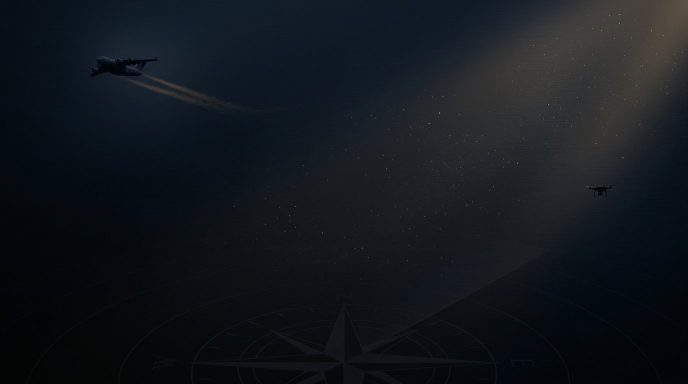
#> input picture presentation/assets/bg_cover.jpg, 1376 x 768 px (shown at 1/2 size)
$ python backgrounds.py
#> lines starting #> are read from the running program, lines starting #| are printed output that depends on the picture
# -*- coding: utf-8 -*-
"""Prepare slide backgrounds: cover-crop, darken, vignette, cover ornament."""
import os
from PIL import Image, ImageDraw, ImageEnhance, ImageFilter

BASE = os.path.dirname(os.path.dirname(os.path.abspath(__file__)))
SRC = os.path.join(BASE, 'assets')
OUT = os.path.join(SRC, 'bg')
W, H = 1920, 1080
os.makedirs(OUT, exist_ok=True)


def cover_crop(path, w=W, h=H):
    im = Image.open(path).convert('RGB')
    sw, sh = im.size
    s = max(w / float(sw), h / float(sh))
    im = im.resize((int(sw * s + 0.5), int(sh * s + 0.5)), Image.LANCZOS)
    x = (im.width - w) // 2
    y = (im.height - h) // 2
    return im.crop((x, y, x + w, y + h))


def vignette(im, strength=0.55, power=2.2):
    w, h = im.size
    mask = Image.new('L', (w, h), 0)
    d = ImageDraw.Draw(mask)
    cx, cy = w / 2.0, h / 2.0
    maxr = (cx ** 2 + cy ** 2) ** 0.5
    steps = 90
    for i in range(steps, 0, -1):
        r = maxr * i / steps
        a = int(strength * 255 * (1 - i / float(steps)) ** power)
        d.ellipse((cx - r, cy - r * 0.98, cx + r, cy + r * 0.98), fill=a)
    mask = mask.filter(ImageFilter.GaussianBlur(w // 26))
    black = Image.new('RGB', (w, h), (0, 0, 0))
    return Image.composite(black, im, mask)


def scrim(im, top=0.0, bottom=0.0, uniform=0.0):
    w, h = im.size
    grad = Image.new('L', (1, h))
    for y in range(h):
        t = y / float(h - 1)
        v = uniform + (top - uniform) * (1 - t) + (bottom - uniform) * t
        grad.putpixel((0, y), int(max(0, min(1, v)) * 255))
    grad = grad.resize((w, h))
    black = Image.new('RGB', (w, h), (4, 8, 12))
    return Image.composite(black, im, grad)


def finish(name, src, bright=1.0, sat=1.0, vig=0.5, uniform=0.42,
           top=0.0, bottom=0.0, contrast=1.0, blur=0.0):
    im = cover_crop(os.path.join(SRC, src))
    if blur:
        im = im.filter(ImageFilter.GaussianBlur(blur))
    im = ImageEnhance.Brightness(im).enhance(bright)
    im = ImageEnhance.Color(im).enhance(sat)
    im = ImageEnhance.Contrast(im).enhance(contrast)
    im = scrim(im, top=top, bottom=bottom, uniform=uniform)
    im = vignette(im, vig)
    p = os.path.join(OUT, name + '.jpg')
    im.save(p, quality=90, subsampling=1)
    return p


def gold_frame(im, inset=13, inset2=23, a1=170, a2=90):
    w, h = im.size
    layer = Image.new('RGBA', (w, h), (0, 0, 0, 0))
    d = ImageDraw.Draw(layer)
    gold = (201, 163, 78)
    gold2 = (230, 206, 147)
    d.rectangle((inset, inset, w - 1 - inset, h - 1 - inset), outline=gold + (a1,), width=3)
    d.rectangle((inset2, inset2, w - 1 - inset2, h - 1 - inset2), outline=gold2 + (a2,), width=1)
    # corner blocks
    s = 13
    for (cx, cy) in [(inset, inset), (w - 1 - inset, inset),
                     (inset, h - 1 - inset), (w - 1 - inset, h - 1 - inset)]:
        d.rectangle((cx - s // 2, cy - s // 2, cx + s // 2, cy + s // 2), fill=gold + (a1,))
    return Image.alpha_composite(im.convert('RGBA'), layer).convert('RGB')


if __name__ == '__main__':
    # cover -------------------------------------------------------------
    cov = finish('cover', 'bg_cover.jpg', bright=0.82, sat=0.95, vig=0.55,
                 uniform=0.30, contrast=1.05)
#> in cover_crop, im is the input picture: PIL image 1376x768 RGB; mean R, G, B 18.5, 23.3, 29
#> in scrim, `grad = grad.resize((w, h))`: grad: PIL image 1920x1080 L; every value is 0
#> in vignette, `black = Image.new('RGB', (w, h), (0, 0, 0))`: black: PIL image 1920x1080 RGB; every value is 0
    im = Image.open(cov)
    im = gold_frame(im)
#> in gold_frame, `layer = Image.new('RGBA', (w, h), (0, 0, 0, 0))`: layer: PIL image 1920x1080 RGBA; every value is 0
    im.save(os.path.join(OUT, 'cover.jpg'), quality=92, subsampling=1)

    # section / content backgrounds ------------------------------------
    finish('radar', 'bg_radar.jpg', bright=0.55, sat=0.75, vig=0.45, uniform=0.40)
#> call 2 of cover_crop, with path = 'presentation/assets/bg_radar.jpg', w = 1920, h = 1080
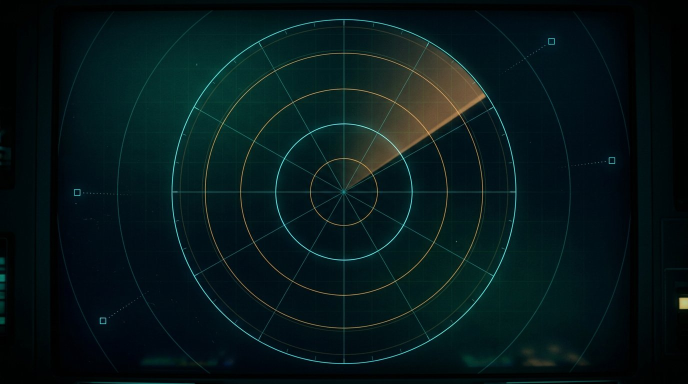
#> input picture presentation/assets/bg_radar.jpg, 1376 x 768 px (shown at 1/2 size)
#> in cover_crop, im is the input picture: PIL image 1376x768 RGB; mean R, G, B 6.2, 23.9, 25.8
    finish('intro', 'bg_intro.jpg', bright=0.50, sat=0.60, vig=0.42, uniform=0.56)
#> call 3 of cover_crop, with path = 'presentation/assets/bg_intro.jpg', w = 1920, h = 1080
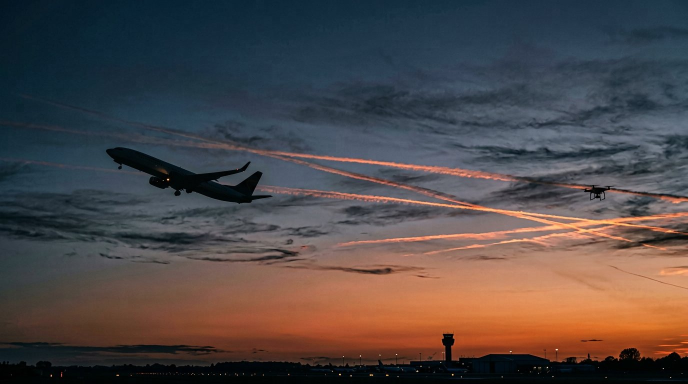
#> input picture presentation/assets/bg_intro.jpg, 1376 x 768 px (shown at 1/2 size)
#> in cover_crop, im is the input picture: PIL image 1376x768 RGB; mean R, G, B 79.6, 71.5, 71.2
#> call 3 of vignette, with strength = 0.42, power = 2.2
#> in vignette (call 3), `return Image.composite(black, im, mask)`:
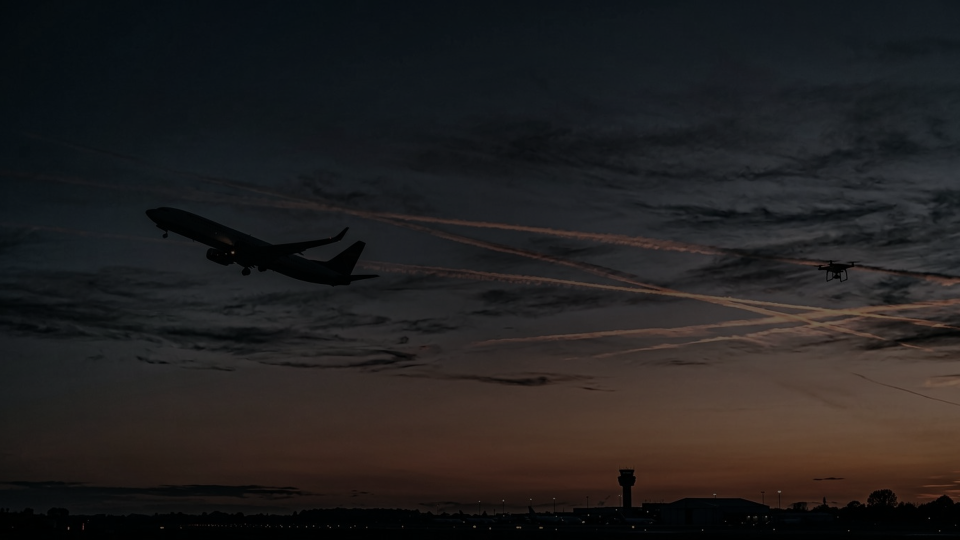
#> returned value: PIL image 1920x1080 RGB (shown at 1/2 size); mean R, G, B 34, 31.8, 31.7
    finish('law', 'bg_law.jpg', bright=0.55, sat=0.6, vig=0.45, uniform=0.42)
#> call 4 of cover_crop, with path = 'presentation/assets/bg_law.jpg', w = 1920, h = 1080
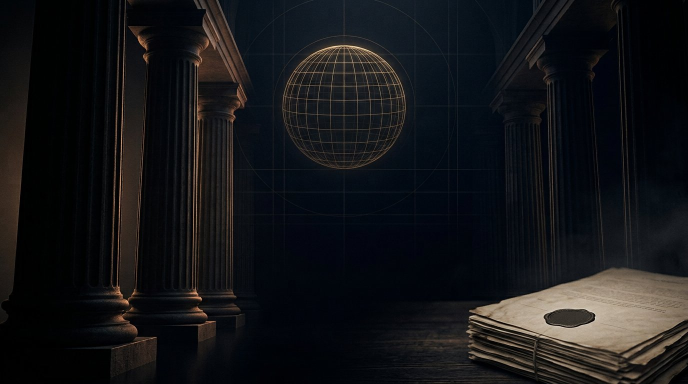
#> input picture presentation/assets/bg_law.jpg, 1376 x 768 px (shown at 1/2 size)
#> in cover_crop, im is the input picture: PIL image 1376x768 RGB; mean R, G, B 20.5, 21.1, 23.4
    finish('human', 'bg_human.jpg', bright=0.5, sat=0.6, vig=0.45, uniform=0.46)
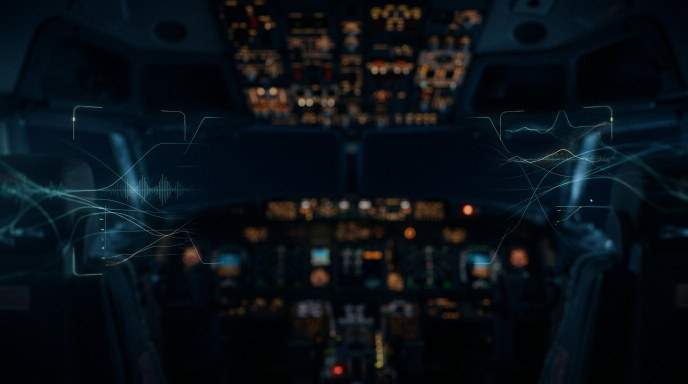
#> input picture presentation/assets/bg_human.jpg, 1376 x 768 px (shown at 1/2 size)
#> in cover_crop, im is the input picture: PIL image 1376x768 RGB; mean R, G, B 8.7, 16.3, 22.2
    finish('sim', 'bg_sim.jpg', bright=0.5, sat=0.6, vig=0.45, uniform=0.46)
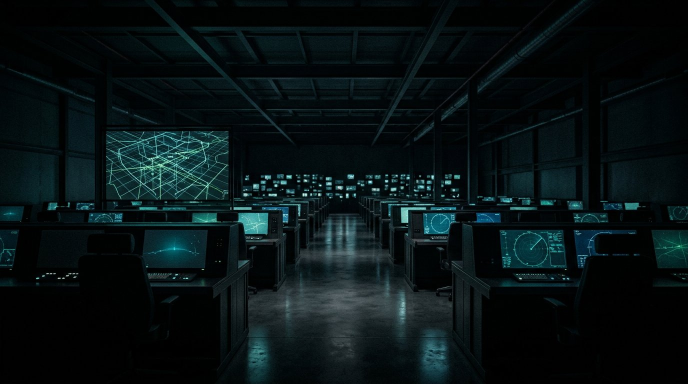
#> input picture presentation/assets/bg_sim.jpg, 1376 x 768 px (shown at 1/2 size)
#> in cover_crop, im is the input picture: PIL image 1376x768 RGB; mean R, G, B 8, 18.5, 20.3
#> in finish (call 6), `im = ImageEnhance.Brightness(im).enhance(bright)`:
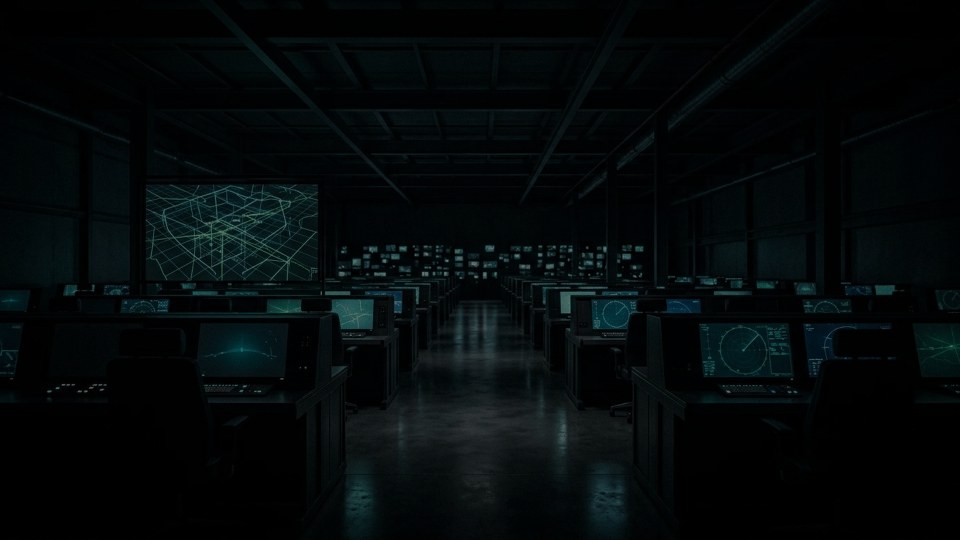
#> im: PIL image 1920x1080 RGB (shown at 1/2 size); mean R, G, B 3.8, 9, 9.9
#> (the run stopped early here; a loop or call above may not have finished)
